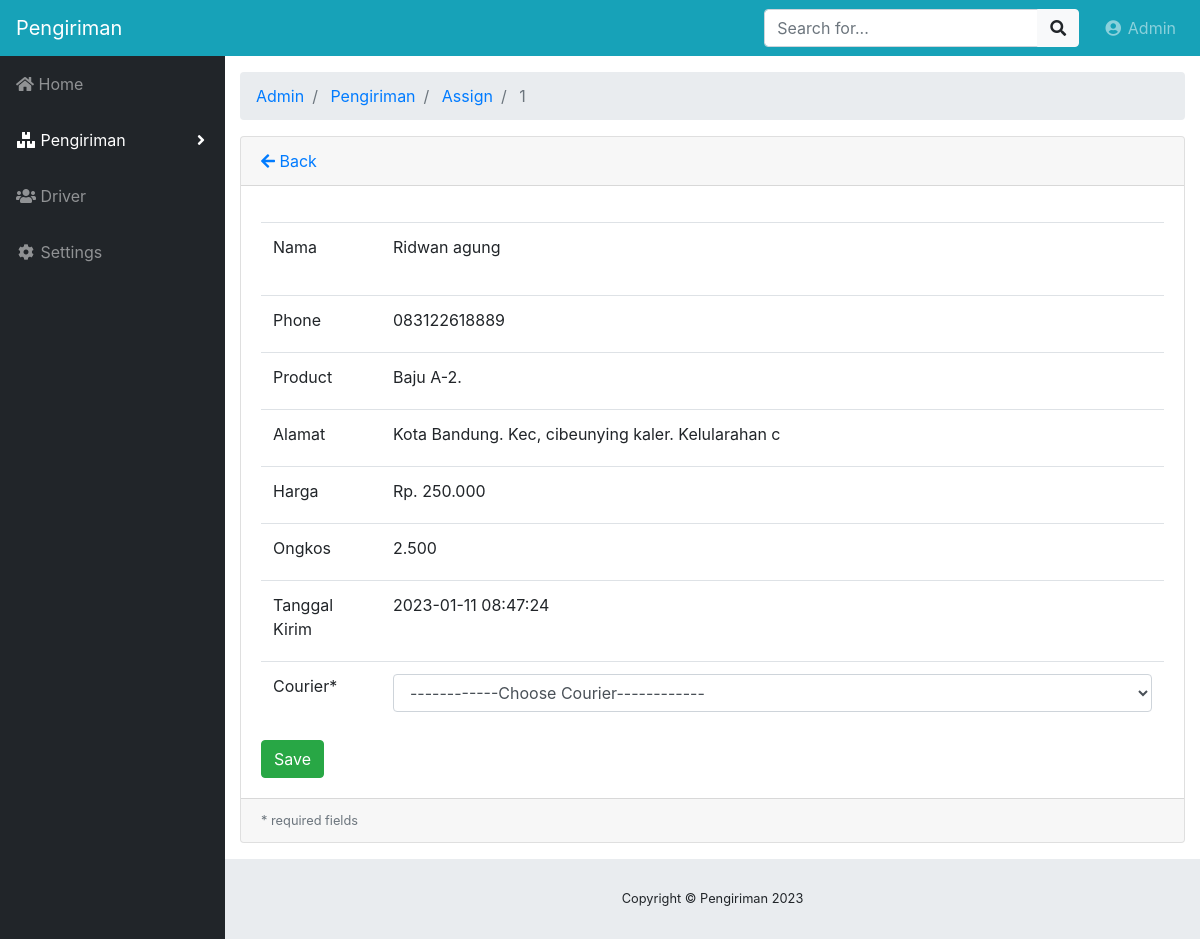
The page /index.php/admin/pengiriman/assign/1 on the database its author committed.
### tables this page shows
CREATE TABLE `bajusales834` (
  `sale_id_834` int NOT NULL,
  `sale_date_834` timestamp NOT NULL DEFAULT CURRENT_TIMESTAMP ON UPDATE CURRENT_TIMESTAMP,
  `bajuk_id_834` int NOT NULL,
  `customer_name_834` varchar(50) NOT NULL,
  `customer_phone_834` varchar(50) NOT NULL,
  `customer_address_834` varchar(200) NOT NULL
);

CREATE TABLE `baju834` (
  `baju_id_834` int NOT NULL,
  `nama_baju_834` varchar(30) NOT NULL,
  `brand_baju_834` varchar(100) NOT NULL,
  `material_baju_834` varchar(60) NOT NULL,
  `harga_baju_834` varchar(50) NOT NULL
);

CREATE TABLE `tb_biaya` (
  `id_biaya` int NOT NULL,
  `kabupaten` varchar(50) NOT NULL,
  `harga` varchar(50) NOT NULL
);

### application/controllers/admin/Pengiriman.php (called while the page is built, shortened)
<?php
class pengiriman extends CI_Controller
{
    public function __construct()
    {
        $this->load->model("barang_model");
        $this->load->model("pengiriman_model");
        $this->load->library('form_validation');
    }
    public function assign($id)
    {
        $data["products"] = $this->pengiriman_model->getById($id);
        $data["fees"] = $this->pengiriman_model->getFees($id);
        $data["couriers"] = $this->pengiriman_model->getCourier();
        $this->load->view("admin/barang/new_form", $data);
    }
}

### index.php (called while the page is built, shortened)
<?php
require_once BASEPATH.'core/CodeIgniter.php';

### application/models/Pengiriman_model.php (called while the page is built, shortened)
<?php defined('BASEPATH') OR exit('No direct script access allowed');
class Pengiriman_model extends CI_Model
{
    private $_table = "bajusales834";
    private $_table_baju = "baju834";
    private $_table_fee = "tb_biaya";
    public function getById($id)
    {
        $this->db->select('*');
            $this->db->from($this->_table);
            $this->db->join($this->_table_baju, 'baju834.baju_id_834 = bajusales834.bajuk_id_834');
            $this->db->where('sale_id_834', $id);
        return $this->db->get()->row();
    }
    public function getFees($id)
    {
        $fees = $this->db->get($this->_table_fee)->result();
        foreach ($fees as $fee):
            $this->db->select('*');
            $this->db->from($this->_table);
            $this->db->like('customer_address_834', $fee->kabupaten, 'both');
            $this->db->where('sale_id_834 =', $id);
            $result = $this->db->get()->row();
            if($result != null) return $fee;
        endforeach;
    }
}

### application/views/admin/barang/new_form.php (the view, shortened to what this page needs)
<!DOCTYPE html>
<html lang="en">
<head>
</head>
<body id="page-top">
	<div id="wrapper">
		<div id="content-wrapper">
			<div class="container-fluid">
				<div class="card mb-3">
					<div class="card-header">
						<a href="<?php echo site_url('admin/overview/') ?>"><i class="fas fa-arrow-left"></i> Back</a>
					</div>
					<div class="card-body">
						<form action="<?php echo site_url('admin/pengiriman/add') ?>" method="post" enctype="multipart/form-data">
							<div class="form-group">
								<table class="table " width="100%" cellspacing="0">
									<tr>
										<td width="120"><label for="nama_customer">Nama </label></td>
										<td><?php echo $products->customer_name_834 ?></td>
									</tr>
							</div>
							<div class="form-group">
								<table class="table " width="100%" cellspacing="0">
									<tr>
										<td width="120"><label for="phone">Phone </label></td>
										<td><?php echo $products->customer_phone_834 ?></td>
									</tr>
							</div>
							<div class="form-group">
								<tr>
									<td width="120"><label for="nama_barang">Product </label></td>
									<td><?php echo $products->nama_baju_834 ?></td>
								</tr>
							</div>
							<div class="form-group">
								<tr>
									<td width="120"><label for="alamat">Alamat </label></td>
									<td><?php echo $products->customer_address_834 ?></td>
								</tr>
							</div>
							<div class="form-group">
								<tr>
									<td width="120"><label for="harga">Harga </label></td>
									<td><?php echo $products->harga_baju_834 ?></td>
								</tr>
							</div>
							<div class="form-group">
								<tr>
									<td width="120"><label for="ongkos">Ongkos </label></td>
									<td><?php echo $fees->harga ?></td>
								</tr>
							</div>
							<div class="form-group">
								<tr>
									<td width="120"><label for="tkirim">Tanggal Kirim </label></td>
									<td><?php echo $products->sale_date_834 ?></td>
								</tr>
							</div>
							<div class="form-group">
								<tr>
									<td><label for="name">Courier*</label></td>
									<td>
										<select name="id_kurir" class="form-control <?php echo form_error('id_kurir') ? 'is-invalid' : '' ?>">
											<option value="">------------Choose Courier------------</option>
										</select>
									</td>
								</tr>
							</div>
							<input class="btn btn-success" type="submit" name="btn" value="Save" />
						</form>
					</div>
					<div class="card-footer small text-muted">
						* required fields
					</div>
				</div>
			</div>
		</div>
</body>
</html>

### css/sb-admin.css (style rules this page uses)
html { position: relative; min-height: 100%; }
body { height: 100%; }
#wrapper { display: -webkit-box; display: -ms-flexbox; display: flex; }
#wrapper #content-wrapper { overflow-x: hidden; width: 100%; padding-top: 1rem; padding-bottom: 80px; }
:root { --input-padding-x: 0.75rem; --input-padding-y: 0.75rem; }

### rows shown on the page
bajusales834: customer_name_834 "Ridwan agung", customer_phone_834 "083122618889", baju834.nama_baju_834 "Baju A-2.", customer_address_834 "Kota Bandung. Kec, cibeunying kaler. Kelularahan c", baju834.harga_baju_834 "Rp. 250.000", sale_date_834 "2023-01-11 08:47:24"
tb_biaya: harga "2.500"

### other values the page prints
SITE_NAME "Pengiriman"
$segment "Admin"
$segment "Pengiriman"
$segment "Assign"
$segment "1"
Date('Y') "2023"
